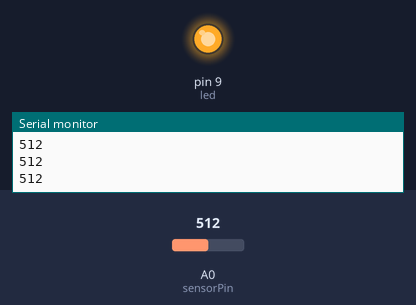
Simulated run of this sketch. Board: Arduino Uno, built with avr-gcc and run on an emulated ATmega328P. Shown: output pins drawn as LEDs (lit = HIGH), the last lines printed to the serial monitor. Inputs (shaded band) come from the test bench; at power-on: A0 (sensorPin) = 512.

Above: at 1.2 s.
1.3 s: A0 (sensorPin) set to 122
At 2.5 s:
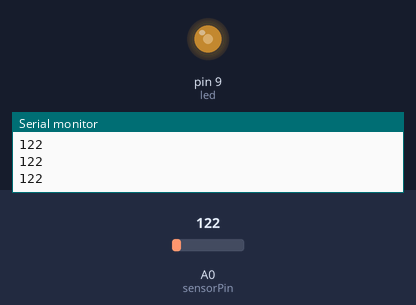
2.8 s: A0 (sensorPin) set to 0
At 3.9 s:
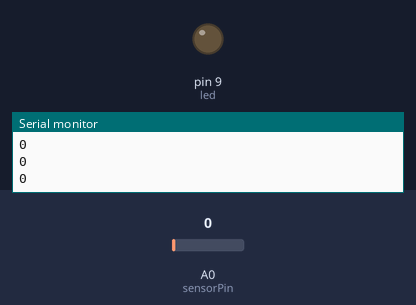
4.3 s: A0 (sensorPin) set to 306
At 4.7 s:
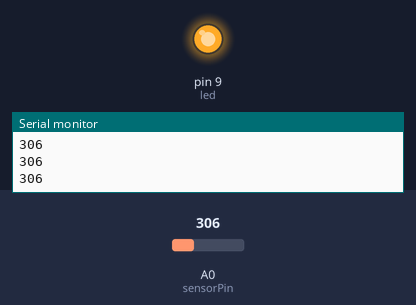
Timing chart, 0 to 7.3 s (numbered marks = the images above; inputs shaded):
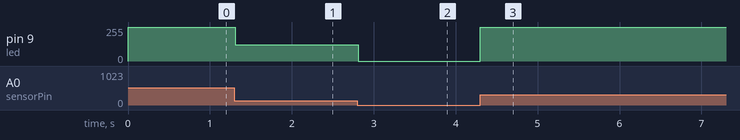

Measured:
- after the input at 1.3 s, pin 9 (led): 255/255 → 122/255 at once
- after the input at 2.8 s, pin 9 (led): 122/255 → 0/255 at once
- after the input at 4.3 s, pin 9 (led): 0/255 → 255/255 at once

The sketch:

adc_read.ino
```cpp
int sensorPin = A0;    // select the input pin for the potentiometer
int led = 9;           // the pin that the LED is attached to

// the setup routine runs once when you press reset:
 void setup()
 {
  // declare pin 9 to be an output:
   pinMode(led, OUTPUT);

   Serial.begin(9600);
 }

// the loop routine runs over and over again forever:
void loop()
{
  int sensorValue = 0;

  // read the value from variable resistence
  sensorValue = analogRead(sensorPin);

  analogWrite(led, sensorValue);
  Serial.println(sensorValue);

  // wait for 10 milliseconds to see the dimming effect
  delay(10);
}
```
